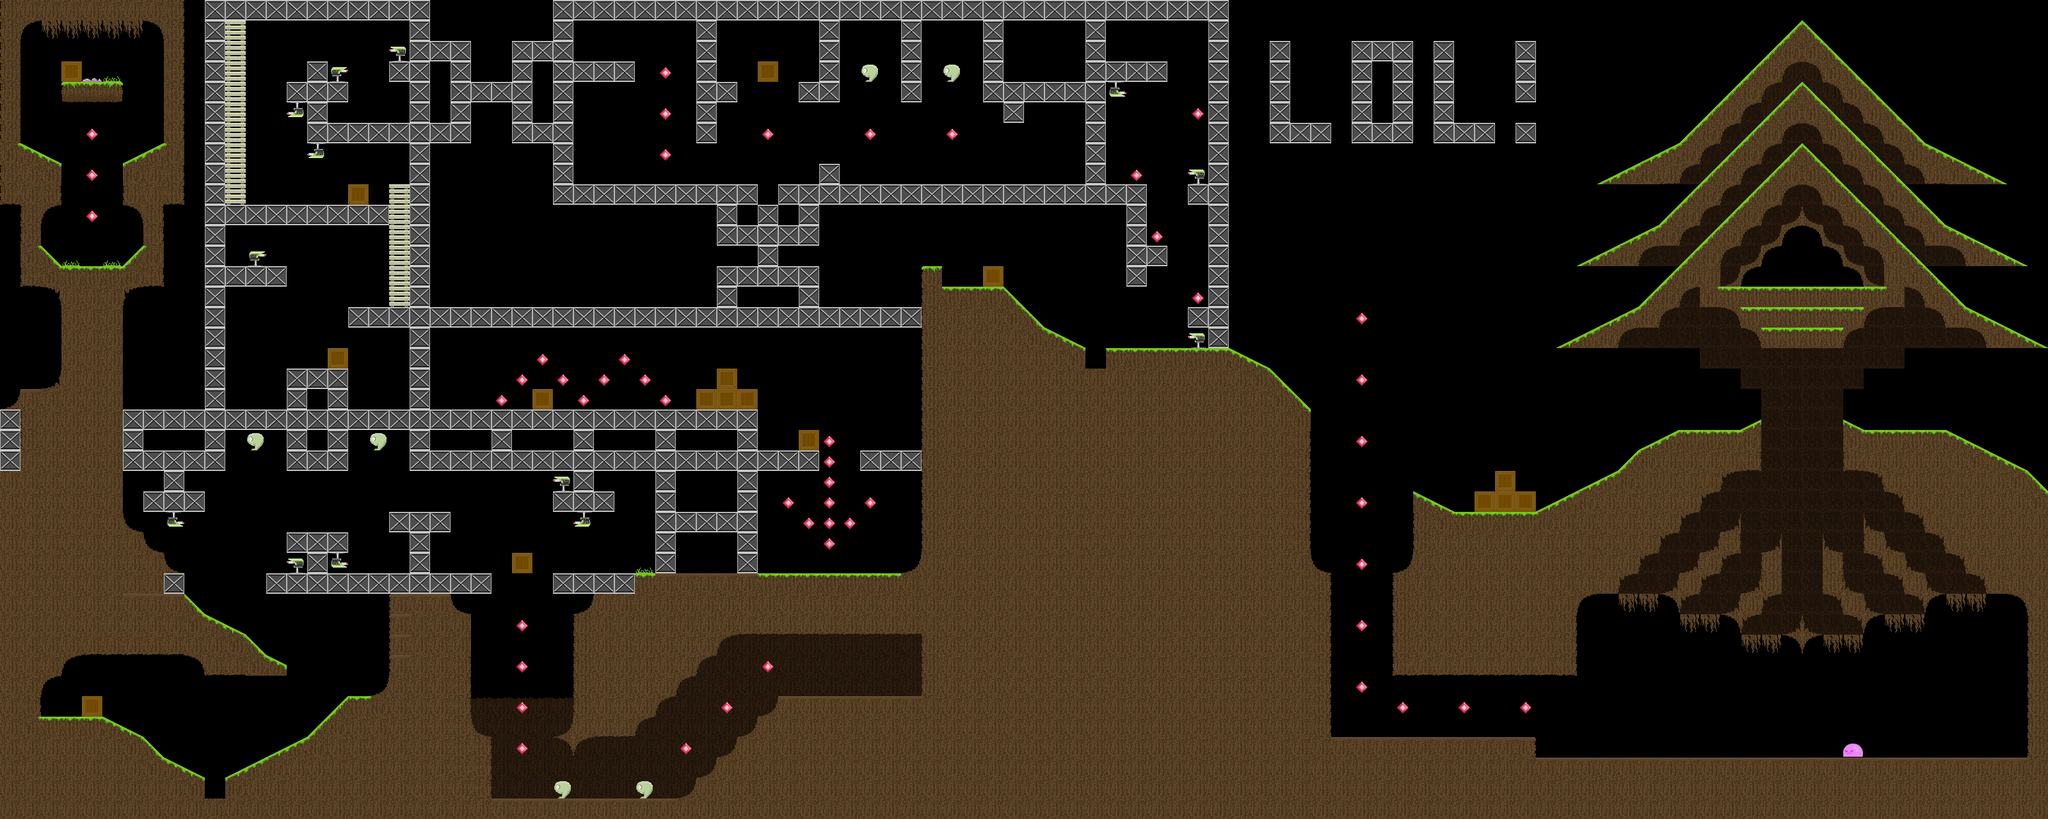

Rendered tile map (Tiled .tmx) drawn with the repository's tilesets; below, a short description and the map source with its tile grids summarised:
An orthogonal 100x40 tile map with 32x32 px tiles, 3 tile layers (Static Objects, Foreground Objects, Aesthetic Images Forelayer), 4 tilesets and 77 objects (35x 6 - kDoor, 11x 21 - kDoorOpen, 10x 3 - kLever, 9x 23 - kTeleStation, 7x 27 - kTeleReceiver, ...).

<map version="1.0" orientation="orthogonal" width="100" height="40" tilewidth="32" tileheight="32">
 <properties>
  <property name="bgm" value="The_last_wish_0.mp3" />
 </properties>
 <tileset firstgid="1" name="Tiles2_32x32" tilewidth="32" tileheight="32">
  <image source="../tilesets/Tiles2_32x32.png" width="256" height="256" />
  <tile id="0">
   <properties>
    <property name="rate" value="500" />
    <property name="solid" value="1" />
    <property name="type" value="24" />
   </properties>
  </tile>
  <tile id="1">
   <properties>
    <property name="rate" value="500" />
    <property name="solid" value="1" />
    <property name="type" value="25" />
   </properties>
  </tile>
  <tile id="2">
   <properties>
    <property name="rate" value="500" />
    <property name="solid" value="1" />
    <property name="type" value="24" />
   </properties>
  </tile>
  <tile id="3">
   <properties>
    <property name="rate" value="500" />
    <property name="solid" value="1" />
    <property name="type" value="25" />
   </properties>
  </tile>
  <tile id="4">
   <properties>
    <property name="solid" value="0" />
   </properties>
  </tile>
  <tile id="5">
   <properties>
    <property name="solid" value="0" />
   </properties>
  </tile>
  <tile id="6">
   <properties>
    <property name="solid" value="0" />
   </properties>
  </tile>
  <tile id="7">
   <properties>
    <property name="solid" value="0" />
   </properties>
  </tile>
  <tile id="8">
   <properties>
    <property name="life" value="4" />
    <property name="solid" value="1" />
    <property name="type" value="26" />
   </properties>
  </tile>
 </tileset>
 <tileset firstgid="65" name="Tiles_32x32" tilewidth="32" tileheight="32">
  <image source="../tilesets/Tiles_32x32.png" width="256" height="256" />
  <tile id="6">
   <properties>
    <property name="solid" value="1" />
    <property name="type" value="1" />
   </properties>
  </tile>
  <tile id="8">
   <properties>
    <property name="solid" value="0" />
   </properties>
  </tile>
  <tile id="11">
   <properties>
    <property name="solid" value="0" />
   </properties>
  </tile>
  <tile id="12">
   <properties>
    <property name="solid" value="0" />
   </properties>
  </tile>
  <tile id="13">
   <properties>
    <property name="solid" value="0" />
   </properties>
  </tile>
  <tile id="20">
   <properties>
    <property name="type" value="15" />
   </properties>
  </tile>
  <tile id="23">
   <properties>
    <property name="solid" value="0" />
   </properties>
  </tile>
  <tile id="24">
   <properties>
    <property name="type" value="16" />
   </properties>
  </tile>
  <tile id="25">
   <properties>
    <property name="type" value="14" />
   </properties>
  </tile>
  <tile id="28">
   <properties>
    <property name="solid" value="0" />
   </properties>
  </tile>
  <tile id="30">
   <properties>
    <property name="type" value="16" />
   </properties>
  </tile>
  <tile id="31">
   <properties>
    <property name="solid" value="0" />
   </properties>
  </tile>
  <tile id="34">
   <properties>
    <property name="solid" value="0" />
   </properties>
  </tile>
  <tile id="35">
   <properties>
    <property name="solid" value="0" />
   </properties>
  </tile>
  <tile id="36">
   <properties>
    <property name="solid" value="1" />
   </properties>
  </tile>
  <tile id="37">
   <properties>
    <property name="solid" value="0" />
   </properties>
  </tile>
  <tile id="38">
   <properties>
    <property name="solid" value="0" />
   </properties>
  </tile>
  <tile id="39">
   <properties>
    <property name="solid" value="0" />
   </properties>
  </tile>
  <tile id="40">
   <properties>
    <property name="solid" value="0" />
   </properties>
  </tile>
  <tile id="41">
   <properties>
    <property name="solid" value="0" />
   </properties>
  </tile>
  <tile id="42">
   <properties>
    <property name="solid" value="0" />
   </properties>
  </tile>
  <tile id="43">
   <properties>
    <property name="solid" value="0" />
   </properties>
  </tile>
  <tile id="44">
   <properties>
    <property name="solid" value="0" />
    <property name="type" value="19" />
   </properties>
  </tile>
  <tile id="45">
   <properties>
    <property name="solid" value="0" />
    <property name="type" value="19" />
   </properties>
  </tile>
  <tile id="46">
   <properties>
    <property name="type" value="18" />
   </properties>
  </tile>
  <tile id="48">
   <properties>
    <property name="solid" value="0" />
   </properties>
  </tile>
  <tile id="50">
   <properties>
    <property name="solid" value="0" />
    <property name="type" value="2" />
   </properties>
  </tile>
  <tile id="51">
   <properties>
    <property name="solid" value="1" />
    <property name="type" value="17" />
   </properties>
  </tile>
  <tile id="52">
   <properties>
    <property name="type" value="11" />
   </properties>
  </tile>
  <tile id="53">
   <properties>
    <property name="type" value="13" />
   </properties>
  </tile>
  <tile id="54">
   <properties>
    <property name="solid" value="0" />
   </properties>
  </tile>
  <tile id="55">
   <properties>
    <property name="solid" value="0" />
   </properties>
  </tile>
  <tile id="56">
   <properties>
    <property name="type" value="12" />
   </properties>
  </tile>
 </tileset>
 <tileset firstgid="129" name="sheet1_2" tilewidth="32" tileheight="32">
  <image source="../tilesets/sheet1_2.png" width="256" height="256" />
  <tile id="25">
   <properties>
    <property name="solid" value="0" />
   </properties>
  </tile>
  <tile id="43">
   <properties>
    <property name="solid" value="1" />
   </properties>
  </tile>
 </tileset>
 <tileset firstgid="193" name="objects" tilewidth="32" tileheight="32">
  <image source="../tilesets/objects.png" width="1024" height="1024" />
  <tile id="0">
   <properties>
    <property name="solid" value="0" />
    <property name="type" value="3" />
   </properties>
  </tile>
  <tile id="1">
   <properties>
    <property name="secondTile" value="1" />
    <property name="solid" value="0" />
    <property name="type" value="3" />
   </properties>
  </tile>
  <tile id="8">
   <properties>
    <property name="solid" value="1" />
    <property name="type" value="22" />
   </properties>
  </tile>
  <tile id="9">
   <properties>
    <property name="solid" value="1" />
   </properties>
  </tile>
  <tile id="10">
   <properties>
    <property name="solid" value="1" />
    <property name="type" value="23" />
   </properties>
  </tile>
  <tile id="11">
   <properties>
    <property name="solid" value="1" />
   </properties>
  </tile>
 </tileset>
 <layer name="Static Objects" width="100" height="40">
  <data>[4000 cells, 2030 non-empty, 41 distinct tile ids]</data>
 </layer>
 <layer name="Foreground Objects" width="100" height="40">
  <data>[4000 cells, 85 non-empty, 11 distinct tile ids]</data>
 </layer>
 <layer name="Aesthetic Images Forelayer" width="100" height="40">
  <data>[4000 cells, 263 non-empty, 27 distinct tile ids]</data>
 </layer>
 <objectgroup name="tp_0" width="100" height="40">
  <object name="23" type="23 - kTeleStation" gid="203" x="128" y="416" />
  <object name="27" type="27 - kTeleReceiver" gid="204" x="480" y="576" />
 </objectgroup>
 <objectgroup name="tp_1" width="100" height="40">
  <object name="23" type="23 - kTeleStation" gid="203" x="576" y="192" />
  <object name="27" type="27 - kTeleReceiver" gid="204" x="96" y="1120" />
 </objectgroup>
 <objectgroup name="exit" width="100" height="40">
  <object gid="196" x="2848" y="448" />
  <object gid="195" x="2816" y="448" />
 </objectgroup>
 <objectgroup name="switch_0" width="100" height="40">
  <object name="22" type="22 - kBoxButton" gid="201" x="320" y="1254" />
  <object name="6" type="6 - kDoor" gid="199" x="288" y="928" />
  <object name="6" type="6 - kDoor" gid="199" x="320" y="928" />
  <object name="6" type="6 - kDoor" gid="199" x="352" y="928" />
  <object name="6" type="6 - kDoor" gid="199" x="384" y="928" />
 </objectgroup>
 <objectgroup name="lever_0" width="100" height="40">
  <object name="3" type="3 - kLever" gid="193" x="576" y="896" />
  <object name="6" type="6 - kDoor" gid="199" x="768" y="928" />
  <object name="6" type="6 - kDoor" gid="199" x="800" y="928" />
  <object name="6" type="6 - kDoor" gid="199" x="832" y="928" />
 </objectgroup>
 <objectgroup name="lever_1" width="100" height="40">
  <object name="3" type="3 - kLever" gid="193" x="480" y="832" />
  <object name="6" type="6 - kDoor" gid="197" x="640" y="768" />
  <object name="6" type="6 - kDoor" gid="197" x="640" y="800" />
 </objectgroup>
 <objectgroup name="lever_2" width="100" height="40">
  <object name="3" type="3 - kLever" gid="193" x="704" y="896" />
  <object name="21" type="21 - kDoorOpen" gid="198" x="1280" y="1056" />
  <object name="21" type="21 - kDoorOpen" gid="198" x="1280" y="1088" />
  <object name="21" type="21 - kDoorOpen" gid="198" x="1280" y="1024" />
 </objectgroup>
 <objectgroup name="tp_2" width="100" height="40">
  <object name="23" type="23 - kTeleStation" gid="203" x="1376" y="1088" />
  <object name="27" type="27 - kTeleReceiver" gid="204" x="704" y="640" />
  <object name="23" type="23 - kTeleStation" gid="203" x="1632" y="288" />
  <object name="23" type="23 - kTeleStation" gid="203" x="1760" y="96" />
 </objectgroup>
 <objectgroup name="lever_3" width="100" height="40">
  <object name="3" type="3 - kLever" gid="193" x="544" y="1088" />
  <object name="6" type="6 - kDoor" gid="199" x="352" y="736" />
  <object name="6" type="6 - kDoor" gid="199" x="384" y="736" />
  <object name="6" type="6 - kDoor" gid="199" x="416" y="736" />
  <object name="6" type="6 - kDoor" gid="199" x="576" y="736" />
  <object name="6" type="6 - kDoor" gid="199" x="544" y="736" />
  <object name="6" type="6 - kDoor" gid="199" x="608" y="736" />
  <object name="21" type="21 - kDoorOpen" gid="200" x="736" y="1088" />
  <object name="21" type="21 - kDoorOpen" gid="200" x="768" y="1088" />
  <object name="21" type="21 - kDoorOpen" gid="200" x="832" y="1088" />
  <object name="21" type="21 - kDoorOpen" gid="200" x="800" y="1088" />
  <object name="21" type="21 - kDoorOpen" gid="200" x="864" y="1088" />
 </objectgroup>
 <objectgroup name="tp_3a" width="100" height="40">
  <object name="23" type="23 - kTeleStation" gid="203" x="1216" y="896" />
  <object name="27" type="27 - kTeleReceiver" gid="204" x="2144" y="64" />
 </objectgroup>
 <objectgroup name="tp_3b" width="100" height="40">
  <object name="27" type="27 - kTeleReceiver" gid="204" x="928" y="96" />
  <object name="23" type="23 - kTeleStation" gid="203" x="1280" y="896" />
 </objectgroup>
 <objectgroup name="tp_3c" width="100" height="40">
  <object name="27" type="27 - kTeleReceiver" gid="204" x="1344" y="480" />
  <object name="23" type="23 - kTeleStation" gid="203" x="1344" y="896" />
 </objectgroup>
 <objectgroup name="lever_4a" width="100" height="40">
  <object name="3" type="3 - kLever" gid="193" x="1024" y="288" />
  <object name="6" type="6 - kDoor" gid="199" x="1152" y="160" />
  <object name="6" type="6 - kDoor" gid="199" x="1184" y="160" />
  <object name="6" type="6 - kDoor" gid="199" x="1216" y="160" />
 </objectgroup>
 <objectgroup name="lever_4b" width="100" height="40">
  <object name="3" type="3 - kLever" gid="193" x="1344" y="288" />
  <object name="6" type="6 - kDoor" gid="199" x="1312" y="160" />
  <object name="6" type="6 - kDoor" gid="199" x="1344" y="160" />
  <object name="6" type="6 - kDoor" gid="199" x="1376" y="160" />
  <object name="6" type="6 - kDoor" gid="199" x="1440" y="160" />
  <object name="6" type="6 - kDoor" gid="199" x="1472" y="160" />
  <object name="6" type="6 - kDoor" gid="199" x="1504" y="160" />
  <object name="6" type="6 - kDoor" gid="197" x="1280" y="192" />
 </objectgroup>
 <objectgroup name="lever_4c" width="100" height="40">
  <object name="3" type="3 - kLever" gid="193" x="1408" y="288" />
 </objectgroup>
 <objectgroup name="switch_1" width="100" height="40">
  <object name="22" type="22 - kBoxButton" gid="201" x="1184" y="326" />
  <object name="6" type="6 - kDoor" gid="197" x="1280" y="224" />
  <object name="6" type="6 - kDoor" gid="197" x="1280" y="256" />
 </objectgroup>
 <objectgroup name="lever_4d" width="100" height="40">
  <object name="3" type="3 - kLever" gid="193" x="1472" y="288" />
  <object name="6" type="6 - kDoor" gid="197" x="1568" y="224" />
  <object name="6" type="6 - kDoor" gid="197" x="1568" y="256" />
  <object name="6" type="6 - kDoor" gid="197" x="1568" y="288" />
 </objectgroup>
 <objectgroup name="switch_2" width="100" height="40">
  <object name="22" type="22 - kBoxButton" gid="201" x="1696" y="582" />
  <object name="6" type="6 - kDoor" gid="197" x="1760" y="480" />
  <object name="6" type="6 - kDoor" gid="197" x="1760" y="512" />
  <object name="6" type="6 - kDoor" gid="197" x="1760" y="544" />
 </objectgroup>
 <objectgroup name="lever_5" width="100" height="40">
  <object name="6" type="6 - kDoor" gid="199" x="1824" y="128" />
  <object name="21" type="21 - kDoorOpen" gid="200" x="1856" y="224" />
  <object name="6" type="6 - kDoor" gid="199" x="1856" y="128" />
  <object name="3" type="3 - kLever" gid="193" x="1728" y="288" />
 </objectgroup>
 <objectgroup name="lever_6" width="100" height="40">
  <object name="3" type="3 - kLever" gid="193" x="1280" y="480" />
  <object name="21" type="21 - kDoorOpen" gid="198" x="1792" y="64" />
  <object name="21" type="21 - kDoorOpen" gid="198" x="1792" y="96" />
 </objectgroup>
 <objectgroup name="tp_4" width="100" height="40">
  <object name="23" type="23 - kTeleStation" gid="203" x="3104" y="1184" />
  <object name="27" type="27 - kTeleReceiver" gid="204" x="2784" y="448" />
 </objectgroup>
</map>
